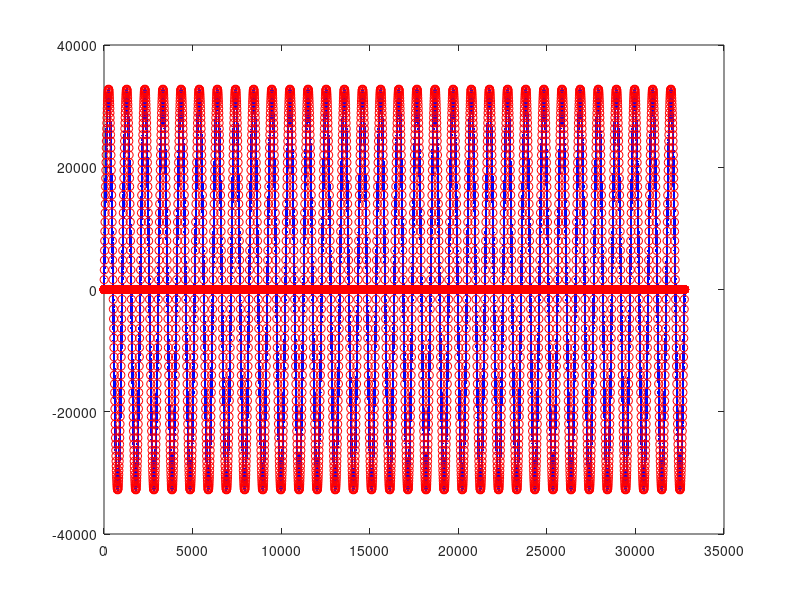

The MATLAB script that drew this image:
clear;

Nsim = 2^12; % input samples in simulation.
I = 8; % interpolation factor (power of two)

Nfade = 128; % fade period in samples.
Ffade = 1/Nfade;

B = 16;  % number of bits in data word.
A = (2^(B-1))-1;

s0 = round(A*sin(2*pi*Ffade*(0:Nsim-1+1)));

%plot(s0, 'r*-');

s1 = zeros(1, I*length(s0));

for i=1:Nsim
    for j=0:I-1
      s1(1+i*I+j) = s0(i) + round((s0(i+1) - s0(i))*j/I);
    end
end
s1=s1(I+1:length(s1));

s0_up = upsample(s0,I);
plot(s1,'b.-'); hold on; plot(s0_up,'ro'); hold off;

%plot(fftshift(20*log10(1e-10+abs(fft(s1)))));

